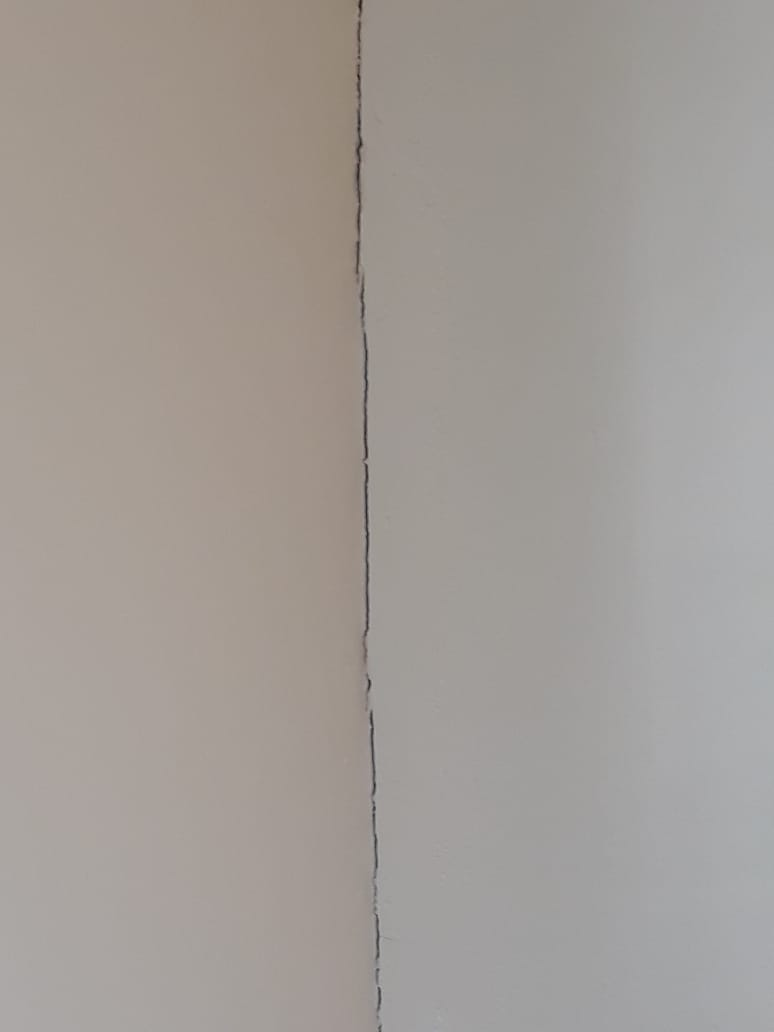
#> input picture img/grieta_pared.jpeg, 774 x 1032 px, found by its file name
$ python GrietaPared.py
#> lines starting #> are read from the running program, lines starting #| are printed output that depends on the picture; after the words box and inside, x2 and y2 are one past the last pixel; in counts of white or black regions, pixels touching at a corner belong together
# -*- coding: utf-8 -*-
"""
Created on Mon Jan 27 14:28:39 2020

@author: toshiba

Tema: Detección de grietas de una pared.
"""
import cv2


imagen = cv2.imread('img\\grieta_pared.jpeg')
#> imagen is the input picture: shape (1032, 774, 3); mean B, G, R 151.2, 156.2, 162.2
imagen = cv2.resize(imagen, None, fx=0.6, fy=0.6, interpolation = cv2.INTER_AREA) #Contraer imagen, la original es muy grande
#> imagen: shape (619, 464, 3)
cv2.imshow('Original', imagen)

gray = cv2.cvtColor(imagen, cv2.COLOR_BGR2GRAY)
bordes = cv2.Canny(gray, 100, 200)
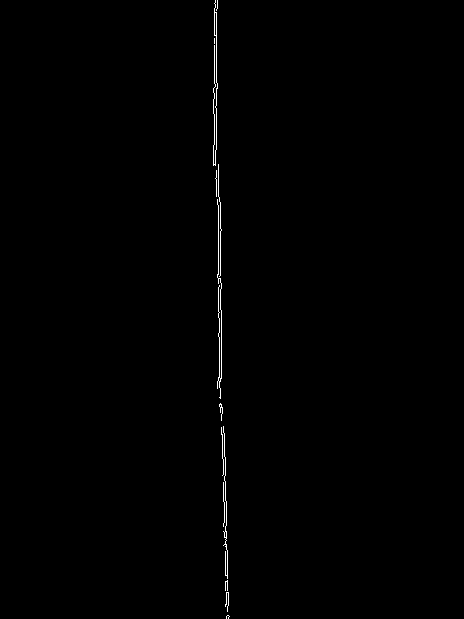
#> bordes: shape (619, 464); 0.41% white in thin lines or dots, all inside (x1, y1, x2, y2) = (213, 0, 230, 619)
bordes = cv2.dilate(bordes, None, iterations=1)  # Dilata el contorno de las figuras
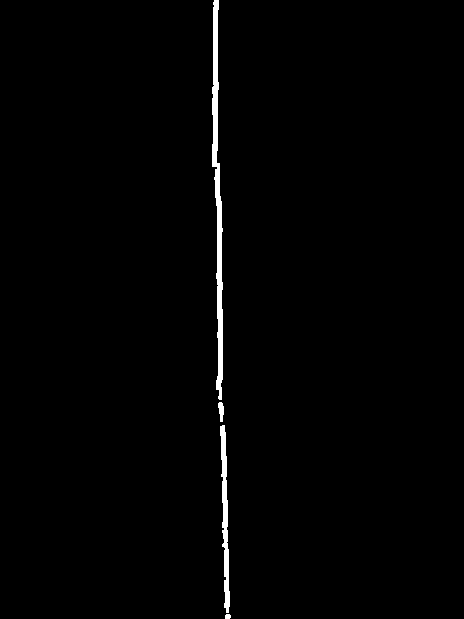
#> bordes: shape (619, 464); 1.1% white; 4 white regions, box (x1, y1, x2, y2) and area: (212, 0, 223, 400) 2088, (220, 425, 230, 613) 932, (218, 402, 224, 422) 85, (225, 614, 231, 619) 27
bordes = cv2.erode(bordes, None, iterations=1)  # Erosiona el contorno de las figuras
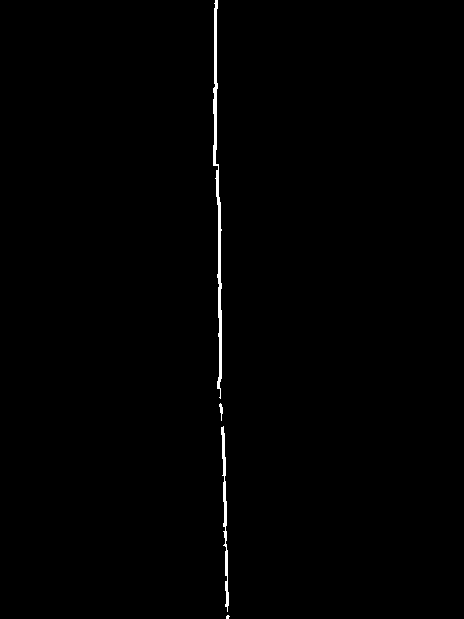
#> bordes: shape (619, 464); 0.63% white; 4 white regions (1 under 20 px)
contorno,hierachy = cv2.findContours(bordes, cv2.RETR_EXTERNAL, cv2.CHAIN_APPROX_SIMPLE)
#> contorno = 4 contours, 2 with area under 20; largest, box (x1, y1, x2, y2) and area: (213, 0, 222, 399) 830, (221, 426, 229, 612) 322

cv2.drawContours(imagen, contorno, -1, (0,0,255), 1)
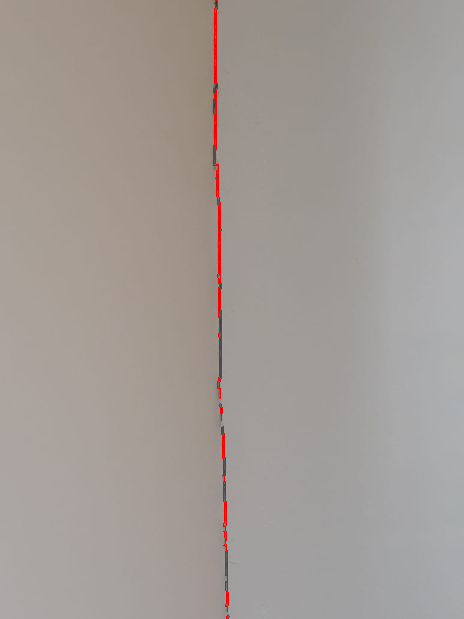
#> imagen: shape (619, 464, 3); mean B, G, R 150.7, 155.7, 162.7

cv2.imshow('Imagen con Deteccion', imagen)
#cv2.imshow('bordes', bordes)

cv2.waitKey(0)
cv2.destroyAllWindows()
